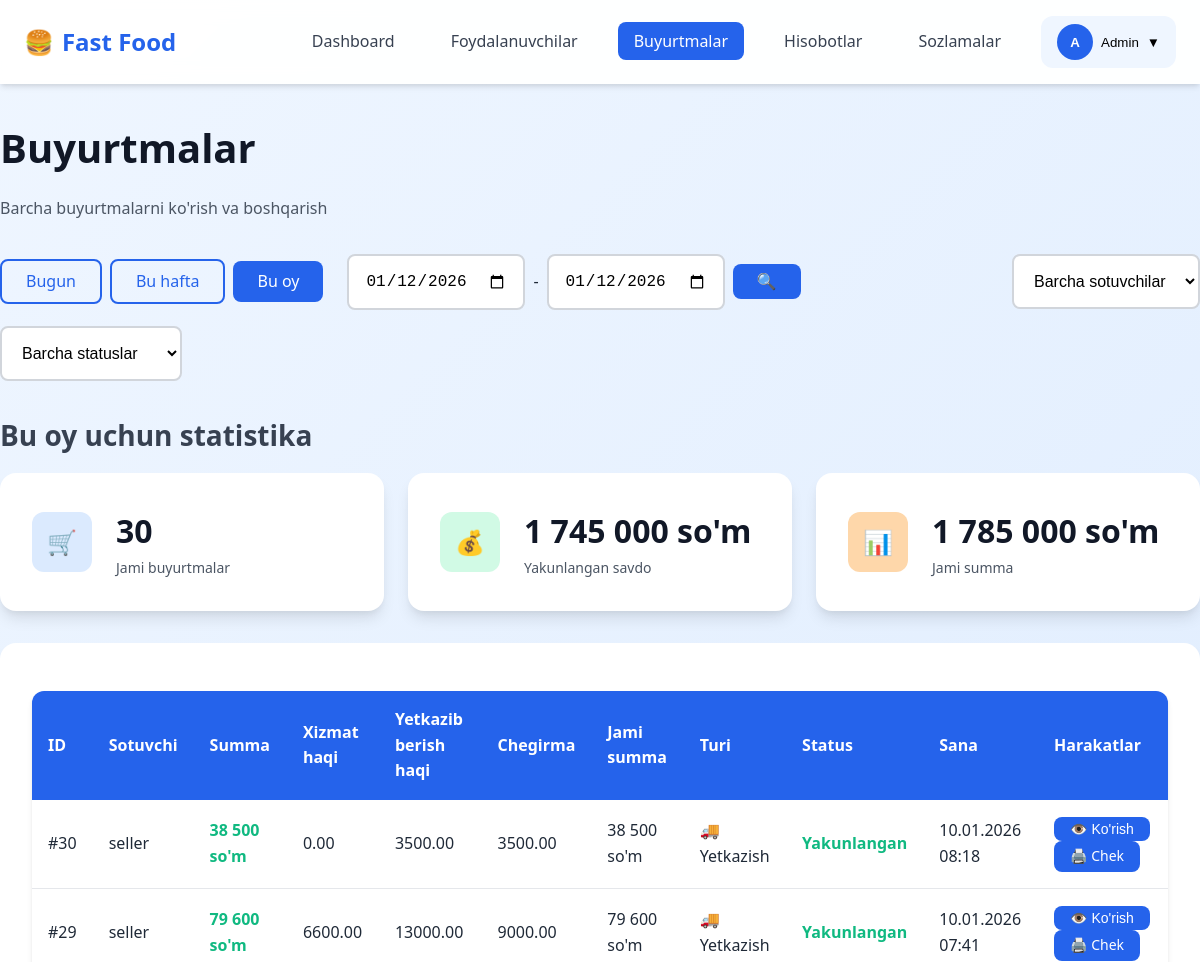
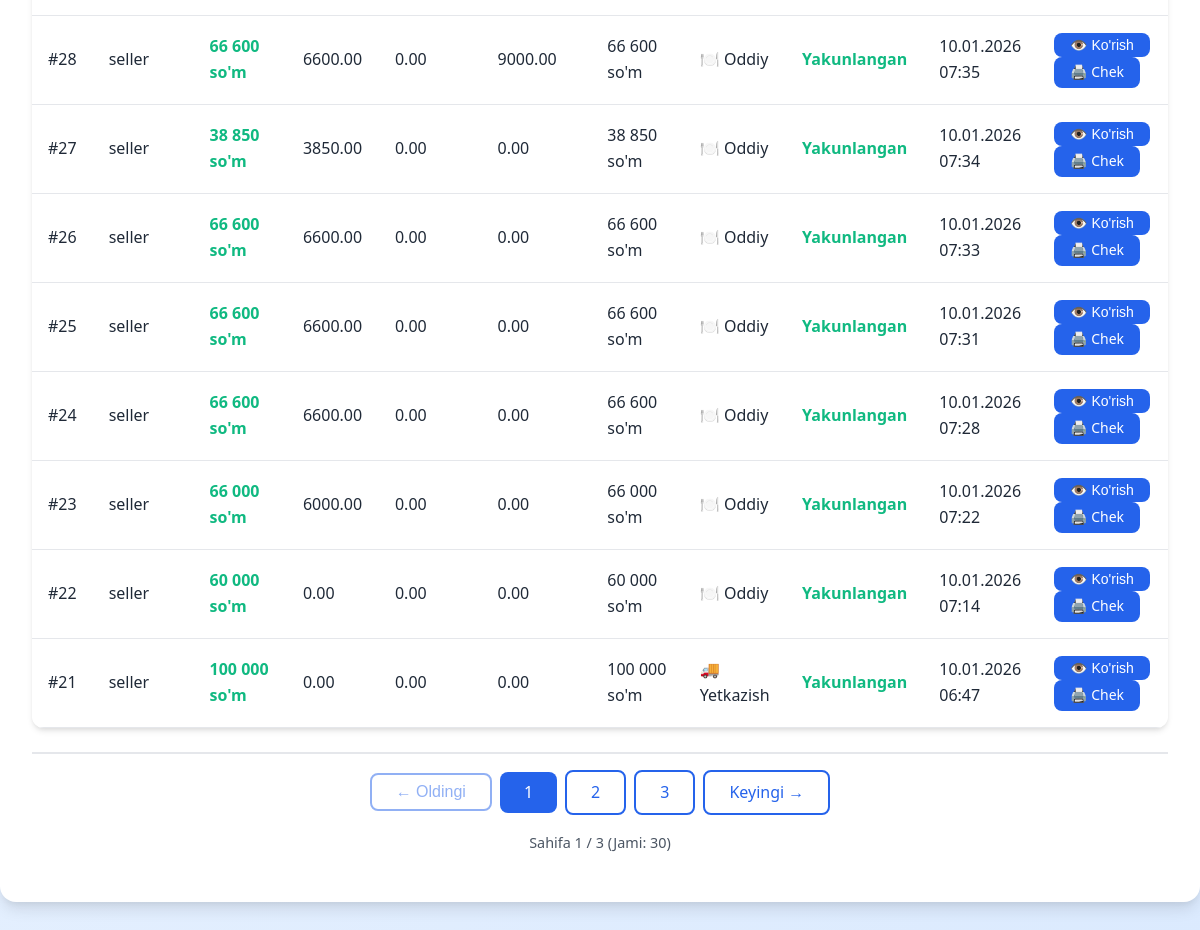
The app's page /manager/orders.php?range=month (signed in) with its own data (2 pictures, top to bottom).
### tables this page shows
CREATE TABLE `orders` (
  `id` int NOT NULL AUTO_INCREMENT,
  `seller_id` int NOT NULL,
  `total_amount` decimal(10,2) NOT NULL,
  `service_charge` decimal(10,2) DEFAULT '0.00',
  `delivery_fee` decimal(10,2) DEFAULT '0.00',
  `discount` decimal(10,2) DEFAULT '0.00',
  `grand_total` decimal(10,2) DEFAULT '0.00',
  `status` enum('pending','completed','cancelled') DEFAULT 'completed',
  `order_type` enum('dine_in','delivery') DEFAULT 'dine_in',
  `customer_name` varchar(100) DEFAULT NULL,
  `customer_phone` varchar(20) DEFAULT NULL,
  `customer_address` text,
  `cancelled_by` int DEFAULT NULL,
  `created_at` timestamp NULL DEFAULT CURRENT_TIMESTAMP,
  `updated_at` timestamp NULL DEFAULT CURRENT_TIMESTAMP ON UPDATE CURRENT_TIMESTAMP,
  PRIMARY KEY (`id`),
  KEY `cancelled_by` (`cancelled_by`),
  KEY `idx_seller` (`seller_id`),
  KEY `idx_status` (`status`),
  KEY `idx_created` (`created_at`),
  KEY `idx_order_type` (`order_type`),
  CONSTRAINT `orders_ibfk_1` FOREIGN KEY (`seller_id`) REFERENCES `users` (`id`) ON DELETE CASCADE,
  CONSTRAINT `orders_ibfk_2` FOREIGN KEY (`cancelled_by`) REFERENCES `users` (`id`) ON DELETE SET NULL
);

CREATE TABLE `users` (
  `id` int NOT NULL AUTO_INCREMENT,
  `name` varchar(100) NOT NULL,
  `phone` varchar(20) NOT NULL,
  `login` varchar(50) NOT NULL,
  `password` varchar(255) NOT NULL,
  `role` enum('super_admin','manager','seller') NOT NULL,
  `created_at` timestamp NULL DEFAULT CURRENT_TIMESTAMP,
  `updated_at` timestamp NULL DEFAULT CURRENT_TIMESTAMP ON UPDATE CURRENT_TIMESTAMP,
  PRIMARY KEY (`id`),
  UNIQUE KEY `phone` (`phone`),
  UNIQUE KEY `login` (`login`),
  KEY `idx_login` (`login`),
  KEY `idx_role` (`role`)
);

### helpers/functions.php (called while the page is built, shortened)
<?php
function formatCurrency($amount) {
    return number_format($amount, 0, '.', ' ') . ' so\'m';
}
function formatDate($date, $format = 'd.m.Y H:i') {
    return date($format, strtotime($date));
}
function getMonthRange() {
    $start = date('Y-m-01 00:00:00');
    $end = date('Y-m-t 23:59:59');
    return ['start' => $start, 'end' => $end];
}
?>

### manager/orders.php (the view, shortened to what this page needs)
<?php
require_once '../config/database.php';
require_once '../helpers/functions.php';
$dateRange = $_GET['range'] ?? 'today';
if ($dateRange === 'custom' && isset($_GET['start_date']) && isset($_GET['end_date'])) {
    $range = [
        'start' => $_GET['start_date'] . ' 00:00:00',
        'end' => $_GET['end_date'] . ' 23:59:59'
    ];
    $rangeText = date('d.m.Y', strtotime($_GET['start_date'])) . ' - ' . date('d.m.Y', strtotime($_GET['end_date']));
} else {
    switch ($dateRange) {
        case 'month':
            $range = getMonthRange();
            $rangeText = 'Bu oy';
            break;
    }
}
$sellerFilter = isset($_GET['seller']) ? intval($_GET['seller']) : 0;
$statusFilter = $_GET['status'] ?? 'all';
$page = isset($_GET['page']) ? max(1, intval($_GET['page'])) : 1;
$perPage = 10;
$offset = ($page - 1) * $perPage;
$whereConditions = ["o.created_at BETWEEN ? AND ?"];
$paramTypes = "ss";
$paramValues = [$range['start'], $range['end']];
$whereClause = implode(" AND ", $whereConditions);
$statsQuery = "
    SELECT
        COUNT(*) as total_orders,
        COALESCE(SUM(CASE WHEN status = 'completed' THEN total_amount ELSE 0 END), 0) as total_revenue,
        COALESCE(SUM(total_amount), 0) as total_sum
    FROM orders o
    WHERE $whereClause
";
$stmt = $conn->prepare($statsQuery);
$stmt->bind_param($paramTypes, ...$paramValues);
$stmt->execute();
$stats = $stmt->get_result()->fetch_assoc();
$totalPages = ceil($stats['total_orders'] / $perPage);
$ordersQuery = "
    SELECT o.*, u.name as seller_name
    FROM orders o
    LEFT JOIN users u ON o.seller_id = u.id
    WHERE $whereClause
    ORDER BY o.created_at DESC
    LIMIT ? OFFSET ?
";
$stmt = $conn->prepare($ordersQuery);
$paramTypes .= "ii";
$paramValues[] = $perPage;
$paramValues[] = $offset;
$stmt->bind_param($paramTypes, ...$paramValues);
$stmt->execute();
$orders = $stmt->get_result();
include '../includes/header.php';
?>
<div class="container" style="padding: 2rem 0;">
    <h1>Buyurtmalar</h1>
    <p style="color: var(--gray-600); margin-bottom: 2rem;">Barcha buyurtmalarni ko'rish va boshqarish</p>
    <div style="display: flex; justify-content: space-between; align-items: center; margin-bottom: 2rem; flex-wrap: wrap; gap: 1rem;">
        <div class="filter-section">
            <a href="?range=today<?= $sellerFilter > 0 ? '&seller='.$sellerFilter : '' ?><?= $statusFilter !== 'all' ? '&status='.$statusFilter : '' ?>"
               class="btn <?= $dateRange === 'today' ? 'btn-primary' : 'btn-outline' ?>">Bugun</a>
            <a href="?range=week<?= $sellerFilter > 0 ? '&seller='.$sellerFilter : '' ?><?= $statusFilter !== 'all' ? '&status='.$statusFilter : '' ?>"
               class="btn <?= $dateRange === 'week' ? 'btn-primary' : 'btn-outline' ?>">Bu hafta</a>
            <a href="?range=month<?= $sellerFilter > 0 ? '&seller='.$sellerFilter : '' ?><?= $statusFilter !== 'all' ? '&status='.$statusFilter : '' ?>"
               class="btn <?= $dateRange === 'month' ? 'btn-primary' : 'btn-outline' ?>">Bu oy</a>
            <form method="GET" class="date-form">
                <input type="date" name="start_date" class="form-control" style="width: auto;"
                       value="<?= $_GET['start_date'] ?? date('Y-m-d') ?>" required>
                <span>-</span>
                <input type="date" name="end_date" class="form-control" style="width: auto;"
                       value="<?= $_GET['end_date'] ?? date('Y-m-d') ?>" required>
                <button type="submit" class="btn btn-primary">🔍</button>
            </form>
        </div>
        <form method="GET" style="display: flex; gap: 0.5rem; align-items: center;">
            <select name="seller" class="form-control" onchange="this.form.submit()" style="min-width: 150px;">
                <option value="0">Barcha sotuvchilar</option>
            </select>
        </form>
        <form method="GET" style="display: flex; gap: 0.5rem; align-items: center;">
            <select name="status" class="form-control" onchange="this.form.submit()" style="min-width: 180px;">
                <option value="all" <?= $statusFilter === 'all' ? 'selected' : '' ?>>Barcha statuslar</option>
            </select>
        </form>
    </div>
    <h3 style="margin-bottom: 1rem; color: var(--gray-700);"><?= $rangeText ?> uchun statistika</h3>
    <div class="stats-grid" style="grid-template-columns: repeat(3, 1fr); margin-bottom: 2rem;">
        <div class="stat-card">
            <div class="stat-icon blue">
                🛒
            </div>
            <div class="stat-content">
                <h3><?= $stats['total_orders'] ?></h3>
                <p>Jami buyurtmalar</p>
            </div>
        </div>
        <div class="stat-card">
            <div class="stat-icon green">
                💰
            </div>
            <div class="stat-content">
                <h3><?= formatCurrency($stats['total_revenue']) ?></h3>
                <p>Yakunlangan savdo</p>
            </div>
        </div>
        <div class="stat-card">
            <div class="stat-icon orange">
                📊
            </div>
            <div class="stat-content">
                <h3><?= formatCurrency($stats['total_sum']) ?></h3>
                <p>Jami summa</p>
            </div>
        </div>
    </div>
    <div class="card">
        <div class="card-body">
            <div class="table-responsive">
                <table>
                    <thead>
                        <tr>
                            <th>ID</th>
                            <th>Sotuvchi</th>
                            <th>Summa</th>
                            <th>Xizmat haqi</th>
                            <th>Yetkazib berish haqi</th>
                            <th>Chegirma</th>
                            <th>Jami summa</th>
                            <th>Turi</th>
                            <th>Status</th>
                            <th>Sana</th>
                            <th>Harakatlar</th>
                        </tr>
                    </thead>
                    <tbody>
                        <?php if ($orders->num_rows > 0): ?>
                            <?php while ($order = $orders->fetch_assoc()): ?>
                                <?php
                                $statusColor = $order['status'] === 'completed' ? 'var(--success)' :
                                             ($order['status'] === 'cancelled' ? 'var(--danger)' : 'var(--warning)');
                                $statusText = $order['status'] === 'completed' ? 'Yakunlangan' :
                                            ($order['status'] === 'cancelled' ? 'Bekor qilingan' : 'Kutilmoqda');
                                ?>
                                <tr>
                                    <td>#<?= $order['id'] ?></td>
                                    <td><?= htmlspecialchars($order['seller_name']) ?></td>
                                    <td style="font-weight: 600; color: var(--success);">
                                        <?= formatCurrency($order['total_amount'] + $order['service_charge'] + $order['delivery_fee']) ?>
                                    </td>
                                    <td><?= $order['service_charge'] ?></td>
                                    <td><?= $order['delivery_fee'] ?></td>
                                    <td><?= $order['discount'] ?></td>
                                    <td><?= formatCurrency($order['total_amount'] + $order['service_charge'] + $order['delivery_fee']) ?></td>
                                    <td><?= $order['order_type'] === 'delivery' ? '🚚 Yetkazish' : '🍽️ Oddiy' ?></td>
                                    <td>
                                        <span style="color: <?= $statusColor ?>; font-weight: 600;">
                                            <?= $statusText ?>
                                        </span>
                                    </td>
                                    <td><?= formatDate($order['created_at']) ?></td>
                                    <td>
                                        <button onclick="viewOrder(<?= $order['id'] ?>)" class="btn btn-primary btn-sm">
                                            👁️ Ko'rish
                                        </button>
                                        <?php if ($order['status'] === 'completed'): ?>
                                            <a href="../seller/receipt.php?id=<?= $order['id'] ?>" class="btn btn-primary btn-sm" target="_blank">
                                                🖨️ Chek
                                            </a>
                                        <?php endif; ?>
                                    </td>
                                </tr>
                            <?php endwhile; ?>
                        <?php endif; ?>
                    </tbody>
                </table>
            </div>
            <?php if ($totalPages > 1): ?>
                <div style="margin-top: 1.5rem; padding-top: 1rem; border-top: 2px solid var(--gray-200);">
                    <div style="display: flex; justify-content: center; align-items: center; gap: 0.5rem; margin-bottom: 1rem;">
                        <?php if ($page > 1): ?>
                            <a href="?range=<?= $dateRange ?><?= $dateRange === 'custom' ? '&start_date='.$_GET['start_date'].'&end_date='.$_GET['end_date'] : '' ?><?= $sellerFilter > 0 ? '&seller='.$sellerFilter : '' ?><?= $statusFilter !== 'all' ? '&status='.$statusFilter : '' ?>&page=<?= $page - 1 ?>"
                               class="btn btn-outline" style="min-width: 100px;">
                                ← Oldingi
                            </a>
                        <?php else: ?>
                            <button class="btn btn-outline" disabled style="min-width: 100px; opacity: 0.5; cursor: not-allowed;">
                                ← Oldingi
                            </button>
                        <?php endif; ?>
                        <?php for ($i = max(1, $page - 2); $i <= min($totalPages, $page + 2); $i++): ?>
                            <a href="?range=<?= $dateRange ?><?= $dateRange === 'custom' ? '&start_date='.$_GET['start_date'].'&end_date='.$_GET['end_date'] : '' ?><?= $sellerFilter > 0 ? '&seller='.$sellerFilter : '' ?><?= $statusFilter !== 'all' ? '&status='.$statusFilter : '' ?>&page=<?= $i ?>"
                               class="btn <?= $i === $page ? 'btn-primary' : 'btn-outline' ?>"
                               style="min-width: 50px;">
                                <?= $i ?>
                            </a>
                        <?php endfor; ?>
                        <?php if ($page < $totalPages): ?>
                            <a href="?range=<?= $dateRange ?><?= $dateRange === 'custom' ? '&start_date='.$_GET['start_date'].'&end_date='.$_GET['end_date'] : '' ?><?= $sellerFilter > 0 ? '&seller='.$sellerFilter : '' ?><?= $statusFilter !== 'all' ? '&status='.$statusFilter : '' ?>&page=<?= $page + 1 ?>"
                               class="btn btn-outline" style="min-width: 100px;">
                                Keyingi →
                            </a>
                        <?php else: ?>
                            <button class="btn btn-outline" disabled style="min-width: 100px; opacity: 0.5; cursor: not-allowed;">
                                Keyingi →
                            </button>
                        <?php endif; ?>
                    </div>
                    <div style="text-align: center; color: var(--gray-600); font-size: 0.9rem;">
                        Sahifa <?= $page ?> / <?= $totalPages ?> (Jami: <?= $stats['total_orders'] ?>)
                    </div>
                </div>
            <?php endif; ?>
        </div>
    </div>
</div>
<?php
include '../includes/footer.php';
?>

### records on screen
orders: id "30", seller.name "seller", total_amount+service_charge+delivery_fee "38 500 so'm", service_charge "0.00", delivery_fee "3500.00", discount "3500.00", order_type "🚚 Yetkazish", status "Yakunlangan", created_at "10.01.2026 08:18"
orders: id "29", seller.name "seller", total_amount+service_charge+delivery_fee "79 600 so'm", service_charge "6600.00", delivery_fee "13000.00", discount "9000.00", order_type "🚚 Yetkazish", status "Yakunlangan", created_at "10.01.2026 07:41"
orders: id "28", seller.name "seller", total_amount+service_charge+delivery_fee "66 600 so'm", service_charge "6600.00", delivery_fee "0.00", discount "9000.00", order_type "🍽️ Oddiy", status "Yakunlangan", created_at "10.01.2026 07:35"
orders: id "27", seller.name "seller", total_amount+service_charge+delivery_fee "38 850 so'm", service_charge "3850.00", delivery_fee "0.00", discount "0.00", order_type "🍽️ Oddiy", status "Yakunlangan", created_at "10.01.2026 07:34"
orders: id "26", seller.name "seller", total_amount+service_charge+delivery_fee "66 600 so'm", service_charge "6600.00", delivery_fee "0.00", discount "0.00", order_type "🍽️ Oddiy", status "Yakunlangan", created_at "10.01.2026 07:33"
orders: id "25", seller.name "seller", total_amount+service_charge+delivery_fee "66 600 so'm", service_charge "6600.00", delivery_fee "0.00", discount "0.00", order_type "🍽️ Oddiy", status "Yakunlangan", created_at "10.01.2026 07:31"
orders: id "24", seller.name "seller", total_amount+service_charge+delivery_fee "66 600 so'm", service_charge "6600.00", delivery_fee "0.00", discount "0.00", order_type "🍽️ Oddiy", status "Yakunlangan", created_at "10.01.2026 07:28"
orders: id "23", seller.name "seller", total_amount+service_charge+delivery_fee "66 000 so'm", service_charge "6000.00", delivery_fee "0.00", discount "0.00", order_type "🍽️ Oddiy", status "Yakunlangan", created_at "10.01.2026 07:22"
orders: id "22", seller.name "seller", total_amount+service_charge+delivery_fee "60 000 so'm", service_charge "0.00", delivery_fee "0.00", discount "0.00", order_type "🍽️ Oddiy", status "Yakunlangan", created_at "10.01.2026 07:14"
orders: id "21", seller.name "seller", total_amount+service_charge+delivery_fee "100 000 so'm", service_charge "0.00", delivery_fee "0.00", discount "0.00", order_type "🚚 Yetkazish", status "Yakunlangan", created_at "10.01.2026 06:47"

### other values on screen
$userInitial "A"
$userName "Admin"
$rangeText "Bu oy"
$stats['total_orders'] "30"
formatCurrency($stats['total_revenue']) "1 745 000 so'm"
formatCurrency($stats['total_sum']) "1 785 000 so'm"
$page "1"
$totalPages "3"
